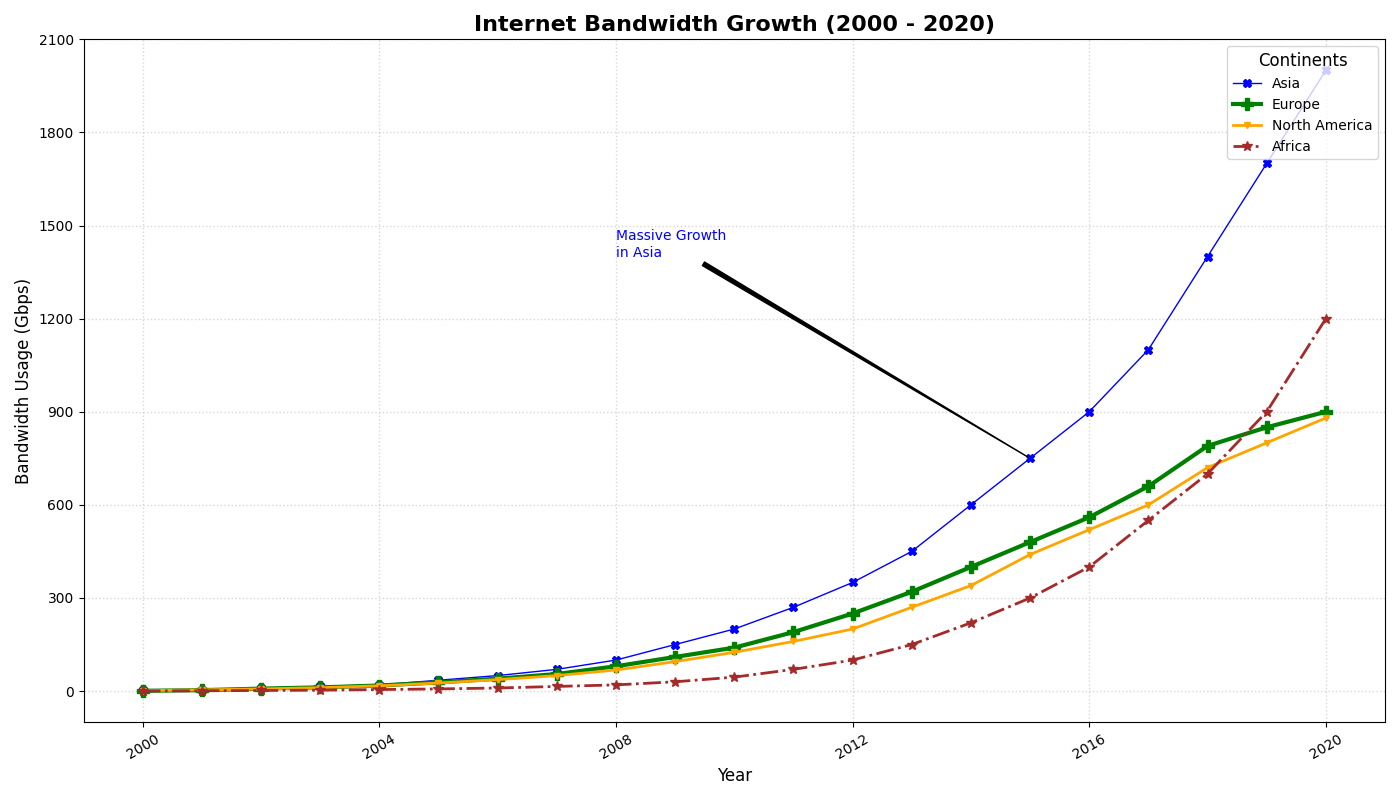

Reproduce this figure in Python.
import matplotlib.pyplot as plt
import numpy as np
from datetime import datetime

years = np.arange(2000, 2021)

asia_bandwidth = np.array([2, 5, 10, 15, 20, 35, 50, 70, 100, 150, 200, 270, 350, 450, 600, 750, 900, 1100, 1400, 1700, 2000])
europe_bandwidth = np.array([1, 3, 8, 12, 18, 28, 40, 55, 80, 110, 140, 190, 250, 320, 400, 480, 560, 660, 790, 850, 900])
north_america_bandwidth = np.array([1.5, 4, 7, 11, 17, 26, 37, 50, 68, 95, 125, 160, 200, 270, 340, 440, 520, 600, 720, 800, 880])
africa_bandwidth = np.array([0.5, 1, 2, 3, 5, 7, 10, 15, 20, 30, 45, 70, 100, 150, 220, 300, 400, 550, 700, 900, 1200])

plt.figure(figsize=(14, 8))

plt.plot(years, asia_bandwidth, label='Asia', color='blue', linewidth=1, marker='X', markersize=6)
plt.plot(years, europe_bandwidth, label='Europe', color='green', linewidth=3, marker='P', markersize=8)
plt.plot(years, north_america_bandwidth, label='North America', color='orange', linewidth=2, marker='v', markersize=5)
plt.plot(years, africa_bandwidth, label='Africa', color='brown', linewidth=2, linestyle='-.', marker='*', markersize=7)

plt.title('Internet Bandwidth Growth (2000 - 2020)', fontsize=16, fontweight='bold')
plt.xlabel('Year', fontsize=12)
plt.ylabel('Bandwidth Usage (Gbps)', fontsize=12)

plt.legend(title="Continents", fontsize=10, title_fontsize=12, loc='upper right')

plt.grid(True, linestyle=':', linewidth=1, alpha=0.5)
plt.xticks(np.arange(2000, 2021, 4), rotation=30)
plt.yticks(np.arange(0, 2201, 300))

plt.annotate('Massive Growth\nin Asia', xy=(2015, 750), xytext=(2008, 1400),
             arrowprops=dict(facecolor='black', arrowstyle='wedge'), fontsize=10, color='blue')

plt.tight_layout()

plt.show()
